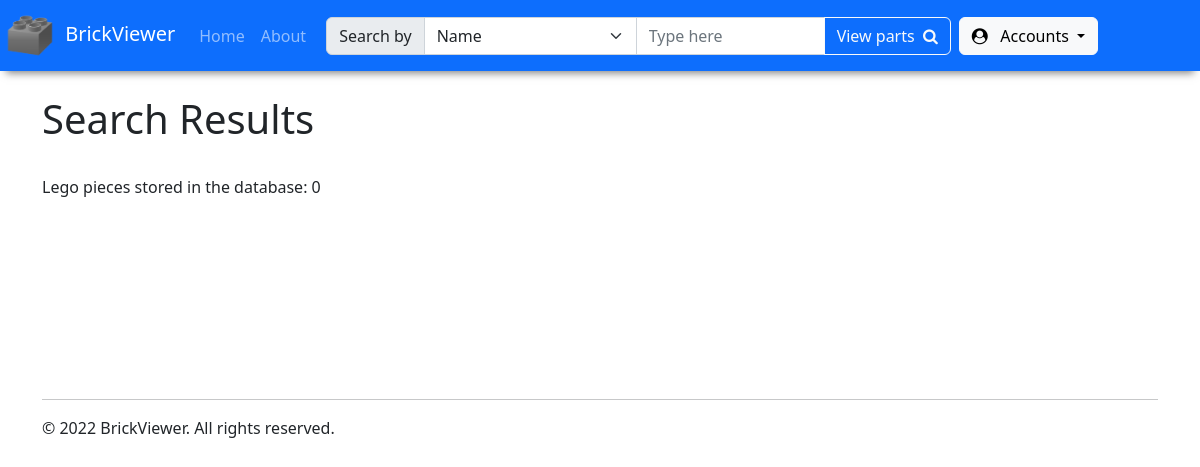
Page /catalog/lego_parts/ on the earlier database version.
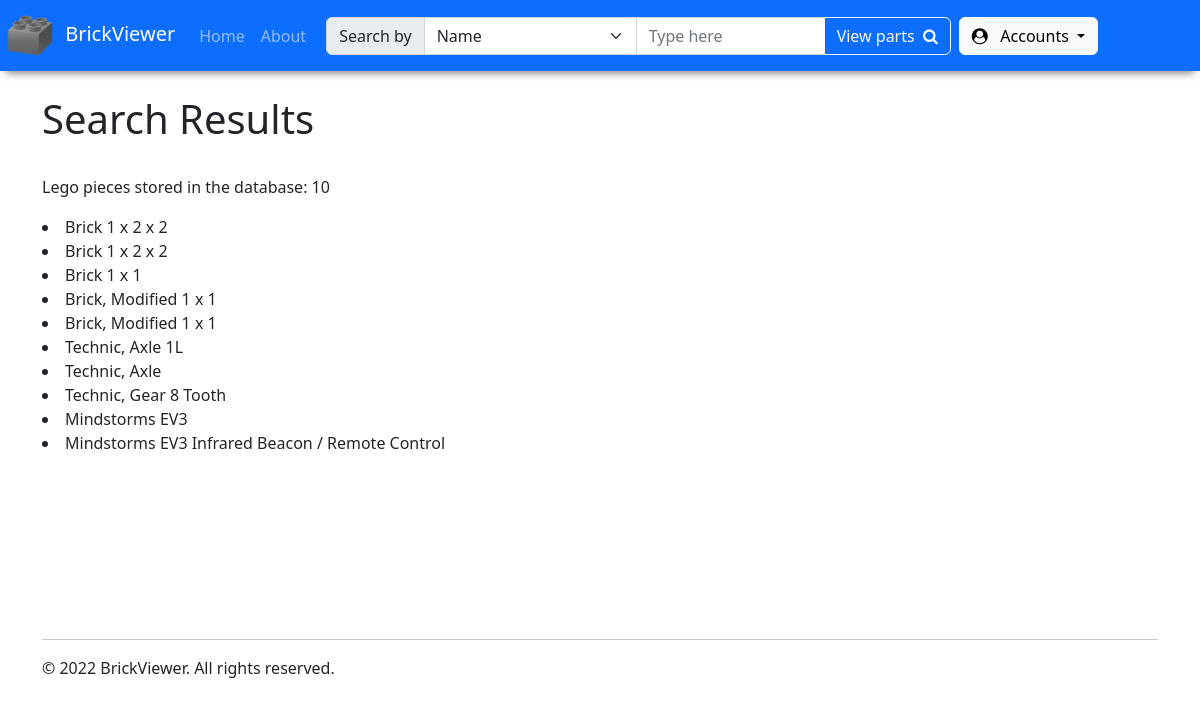
Same page on the later database version.
### catalog/models.py (models this page shows, shortened)
class LegoPart(models.Model):
    id = models.UUIDField(primary_key = True, max_length = 50, default = uuid.uuid4, editable = False)
    name = models.CharField(max_length = 50, help_text = "Type part name")
    description = models.TextField(max_length = 1000, help_text = "Type part description (up to 1000 characters)", blank = True)
    image = models.ImageField(blank = True)
    category = models.ForeignKey(Category, on_delete = models.PROTECT, null = True)
    subcategory = models.ForeignKey(Subcategory, on_delete = models.PROTECT, null = True)
    public_access = models.BooleanField(default = False)

### catalog/views.py (the view)
# urls.py: path('lego_parts/', views.LegoPartListView.as_view(), name = 'lego_parts'),
class LegoPartListView(generic.ListView):
    model = LegoPart
    user_input = ''
    search_by_name = True
    search_by_category = False
    search_by_subcategory = False
    if (search_by_name): queryset = LegoPart.objects.filter(name__icontains = user_input)
    elif (search_by_category): queryset = LegoPart.objects.filter(category__icontains = user_input)
    elif (search_by_subcategory): queryset = LegoPart.objects.filter(subcategory__icontains = user_input)

### catalog/templates/catalog/legopart_list.html (shortened to what this page needs)
{% extends 'base.html' %}
{% block content %}
    <h1>
        Search Results
    </h1>
    <br>
    <p>
        Lego pieces stored in the database: {{ legopart_list.count }}
    </p>
    {% for part in legopart_list %}
        <li>
            {{ part.name }}
        </li>
    {% endfor %}
{% endblock %}

### catalog/templates/base.html (shortened to what this page needs)
<!DOCTYPE>
<html lang="en">
    <head>
        {% load static %}
        <link href="https://cdn.jsdelivr.net/npm/bootstrap@5.2.3/dist/css/bootstrap.min.css" rel="stylesheet">
        <link rel="stylesheet" href="https://cdnjs.cloudflare.com/ajax/libs/font-awesome/4.7.0/css/font-awesome.min.css">
    </head>
    <body>
        <nav class="navbar navbar-expand-lg bg-primary navbar-dark" style="box-shadow: 0px 8px 8px -6px rgba(0,0,0,.5);">
            <a class="navbar-brand" href="#">
                {% load static %}
                <img src="{% static 'catalog/images/brick.png' %}" width="60" height="auto" alt="IMAGE_ERROR">
                BrickViewer
            </a>
            <div class="collapse navbar-collapse" id="navbar">
                <ul class="navbar-nav">
                    <li class="nav-item">
                        <a class="nav-link" href="{% url 'index' %}">Home</a>
                    </li>
                    <li class="nav-item">
                        <a class="nav-link" href="{% url 'about' %}">About</a>
                    </li>
                </ul>
                <div class="container">
                    <div class="row gx-2">
                        <div class="col-md-auto">
                            <div class="input-group">
                                <label class="input-group-text" for="search_options">Search by</label>
                                <select class="form-select" id="search_options">
                                    <option value="name" selected>Name</option>
                                </select>
                                <input type="text" class="form-control" placeholder="Type here" aria-label="" aria-describedby="button-addon2">
                                <a class="btn btn-outline-light" href="{% url 'lego_parts' %}" style="display: flex; align-items: center;">
                                    View parts &nbsp;
                                    <i class="fa fa-search"></i>
                                </a>
                            </div>
                        </div>
                        <div class="col-md-auto">
                            <div class="dropdown">
                                <button class="btn btn-light dropdown-toggle" type="button" id="btn_accounts" data-bs-toggle="dropdown" aria-haspopup="true" aria-expanded="false">
                                    <i class="fa fa-user-circle"></i>
                                    &nbsp; Accounts
                                </button>
                            </div>
                        </div>
                    </div>
                </div>
            </div>
        </nav>
        <div class="container">
            <br>
            {% block content %}
            {% endblock %}
            <br><br><br><br><br><br><br>
            <hr>
            <div>
                &copy; 2022 BrickViewer. All rights reserved.
            </div>
            <br>
        </div>
    </body>
</html>

Differences in the rows shown:
added LegoPart: name "Brick 1 x 2 x 2"
added LegoPart: name "Brick 1 x 2 x 2"
added LegoPart: name "Brick 1 x 1"
added LegoPart: name "Brick, Modified 1 x 1"
added LegoPart: name "Brick, Modified 1 x 1"
added LegoPart: name "Technic, Axle 1L"
added LegoPart: name "Technic, Axle"
added LegoPart: name "Technic, Gear 8 Tooth"
added LegoPart: name "Mindstorms EV3"
added LegoPart: name "Mindstorms EV3 Infrared Beacon / Remote Control"
Other differences:
{{ legopart_list.count }}: "0" → "10"
